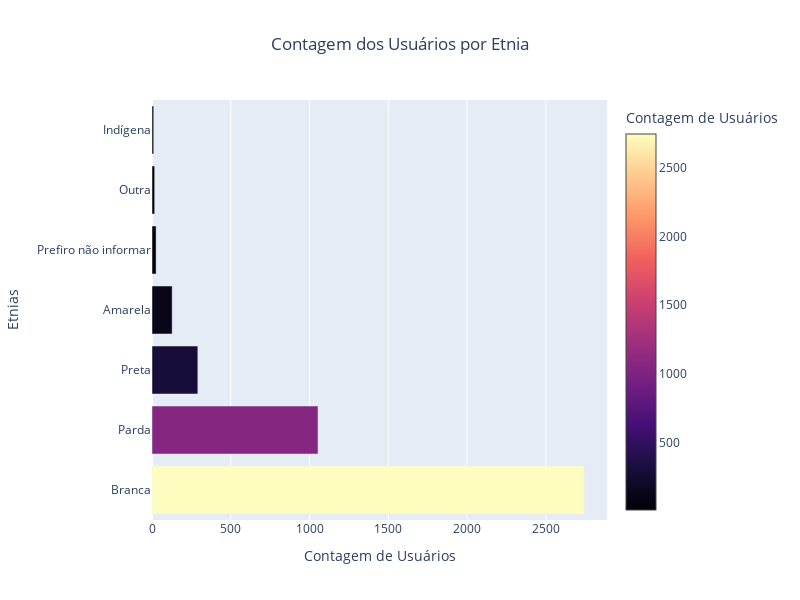

Notebook source saved alongside this figure:
### Code cell
import plotly.graph_objects as go




# Criando a figura
fig = go.Figure(go.Bar(
    x=data_etnia.values,          
    y=data_etnia.index,           
    orientation='h',              
    marker=dict(
        color=data_etnia.values,  
        colorscale='magma',      
        colorbar=dict(title='Contagem de Usuários')  
    )
))

# Adicionando títulos e rótulos
fig.update_layout(
    title='Contagem dos Usuários por Etnia', 
    xaxis_title='Contagem de Usuários',
    yaxis_title='Etnias',
    template='plotly', 
    title_x=0.5,
    width=800,
    height=600
)

# Exibindo o gráfico
fig.show()

### Figure 1 — Plotly figure (JSON) as saved in the notebook; plotly's stock layout.template omitted (floating-point values rounded to 4 significant figures)
{"data": [{"marker": {"color": [2744, 1054, 291, 128, 26, 17, 11], "colorbar": {"title": {"text": "Contagem de Usuários"}}, "colorscale": [[0, "#000004"], [0.1111, "#180f3d"], [0.2222, "#440f76"], [0.3333, "#721f81"], [0.4444, "#9e2f7f"], [0.5556, "#cd4071"], [0.6667, "#f1605d"], [0.7778, "#fd9668"], [0.8889, "#feca8d"], [1, "#fcfdbf"]]}, "orientation": "h", "type": "bar", "x": [2744, 1054, 291, 128, 26, 17, 11], "y": ["Branca", "Parda", "Preta", "Amarela", "Prefiro não informar", "Outra", "Indígena"]}], "layout": {"height": 600, "title": {"text": "Contagem dos Usuários por Etnia", "x": 0.5}, "width": 800, "xaxis": {"title": {"text": "Contagem de Usuários"}}, "yaxis": {"title": {"text": "Etnias"}}}}
